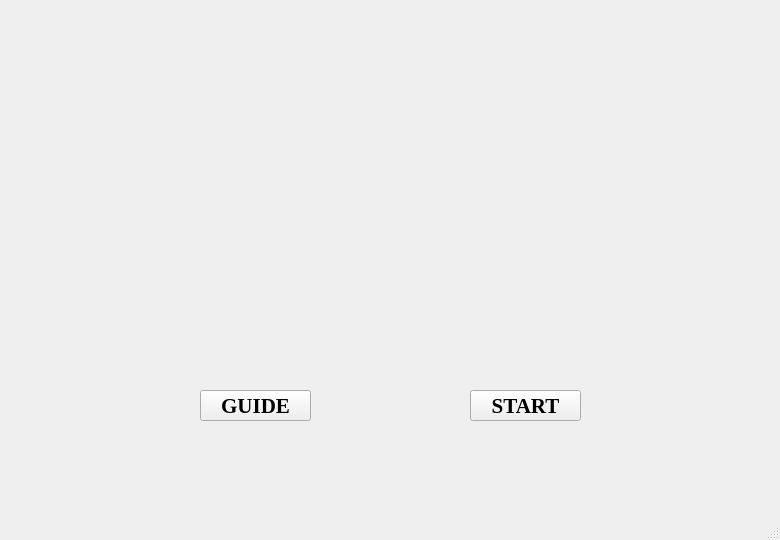
<?xml version="1.0" encoding="UTF-8"?>
<ui version="4.0">
 <class>ArkMidnight</class>
 <widget class="QMainWindow" name="ArkMidnight">
  <property name="geometry">
   <rect>
    <x>0</x>
    <y>0</y>
    <width>780</width>
    <height>540</height>
   </rect>
  </property>
  <property name="minimumSize">
   <size>
    <width>780</width>
    <height>540</height>
   </size>
  </property>
  <property name="maximumSize">
   <size>
    <width>780</width>
    <height>540</height>
   </size>
  </property>
  <property name="windowTitle">
   <string>ArkMidnight</string>
  </property>
  <widget class="QWidget" name="centralwidget">
   <property name="minimumSize">
    <size>
     <width>780</width>
     <height>540</height>
    </size>
   </property>
   <property name="maximumSize">
    <size>
     <width>780</width>
     <height>540</height>
    </size>
   </property>
   <widget class="QLabel" name="label">
    <property name="geometry">
     <rect>
      <x>0</x>
      <y>0</y>
      <width>780</width>
      <height>540</height>
     </rect>
    </property>
    <property name="minimumSize">
     <size>
      <width>780</width>
      <height>540</height>
     </size>
    </property>
    <property name="maximumSize">
     <size>
      <width>780</width>
      <height>540</height>
     </size>
    </property>
    <property name="text">
     <string/>
    </property>
    <property name="pixmap">
     <pixmap resource="image.qrc">:/new/prefix1/image/main.jpg</pixmap>
    </property>
   </widget>
   <widget class="QPushButton" name="btn_guide">
    <property name="geometry">
     <rect>
      <x>200</x>
      <y>390</y>
      <width>111</width>
      <height>31</height>
     </rect>
    </property>
    <property name="font">
     <font>
      <family>Times New Roman</family>
      <pointsize>16</pointsize>
      <bold>true</bold>
     </font>
    </property>
    <property name="text">
     <string>GUIDE</string>
    </property>
   </widget>
   <widget class="QPushButton" name="btn_start">
    <property name="geometry">
     <rect>
      <x>470</x>
      <y>390</y>
      <width>111</width>
      <height>31</height>
     </rect>
    </property>
    <property name="font">
     <font>
      <family>Times New Roman</family>
      <pointsize>16</pointsize>
      <bold>true</bold>
      <underline>false</underline>
      <strikeout>false</strikeout>
     </font>
    </property>
    <property name="text">
     <string>START</string>
    </property>
   </widget>
  </widget>
  <widget class="QStatusBar" name="statusbar"/>
 </widget>
 <resources>
  <include location="image.qrc"/>
 </resources>
 <connections/>
</ui>
